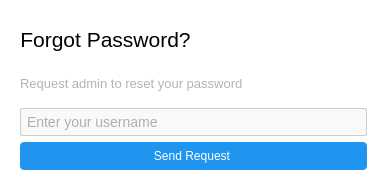
<?xml version="1.0" encoding="UTF-8"?>
<ui version="4.0">
 <class>Dialog</class>
 <widget class="QDialog" name="Dialog">
  <property name="geometry">
   <rect>
    <x>0</x>
    <y>0</y>
    <width>387</width>
    <height>190</height>
   </rect>
  </property>
  <property name="windowTitle">
   <string>Dialog</string>
  </property>
  <property name="styleSheet">
   <string notr="true">background-color: rgb(255, 255, 255);</string>
  </property>
  <layout class="QGridLayout" name="gridLayout">
   <item row="0" column="0">
    <widget class="QWidget" name="widget" native="true">
     <property name="styleSheet">
      <string notr="true">QLineEdit{
color: #666;
font-size: 14px;
padding: 4px;
border: 1px solid #ccc;
border-radius: 2px;
background-color: #f9f9f9;
}
QLineEdit:focus {
            border: 1px solid #0078d4;
            background-color: #fff;
        }

QPushButton{
border:none;
border-radius:4px;
padding:7px;
padding-left-10px;
padding-right:10px;
background-color: rgb(31, 149, 239);
color:white;





}
QPushButton:hover{
background-color:#1668a7;






}</string>
     </property>
     <layout class="QVBoxLayout" name="verticalLayout">
      <item>
       <layout class="QHBoxLayout" name="horizontalLayout">
        <item>
         <widget class="QLabel" name="label">
          <property name="font">
           <font>
            <pointsize>16</pointsize>
           </font>
          </property>
          <property name="text">
           <string>Forgot Password?</string>
          </property>
          <property name="alignment">
           <set>Qt::AlignCenter</set>
          </property>
         </widget>
        </item>
        <item>
         <spacer name="horizontalSpacer">
          <property name="orientation">
           <enum>Qt::Horizontal</enum>
          </property>
          <property name="sizeHint" stdset="0">
           <size>
            <width>138</width>
            <height>20</height>
           </size>
          </property>
         </spacer>
        </item>
       </layout>
      </item>
      <item>
       <widget class="QLabel" name="label_2">
        <property name="font">
         <font>
          <pointsize>10</pointsize>
         </font>
        </property>
        <property name="styleSheet">
         <string notr="true">color: rgb(179, 179, 179);
</string>
        </property>
        <property name="text">
         <string>Request admin to reset your password</string>
        </property>
       </widget>
      </item>
      <item>
       <widget class="QLineEdit" name="username_le">
        <property name="placeholderText">
         <string>Enter your username</string>
        </property>
       </widget>
      </item>
      <item>
       <widget class="QPushButton" name="send_request_btn">
        <property name="cursor">
         <cursorShape>PointingHandCursor</cursorShape>
        </property>
        <property name="text">
         <string>Send Request</string>
        </property>
       </widget>
      </item>
     </layout>
    </widget>
   </item>
  </layout>
 </widget>
 <resources/>
 <connections/>
</ui>
